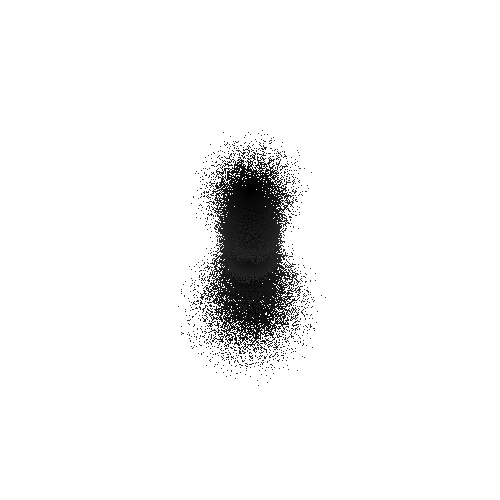
Frame 1 (no input)
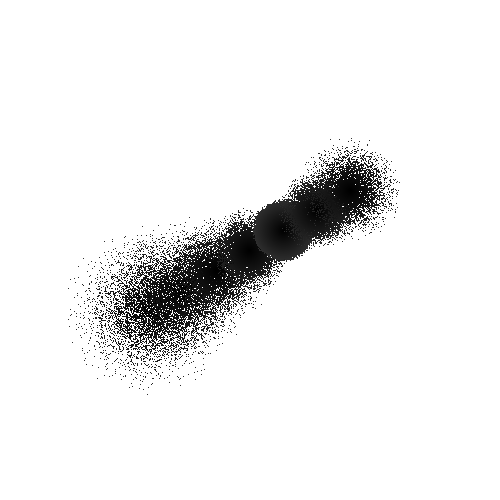
Frame 60 (the mouse pressed at the canvas centre just before this capture)
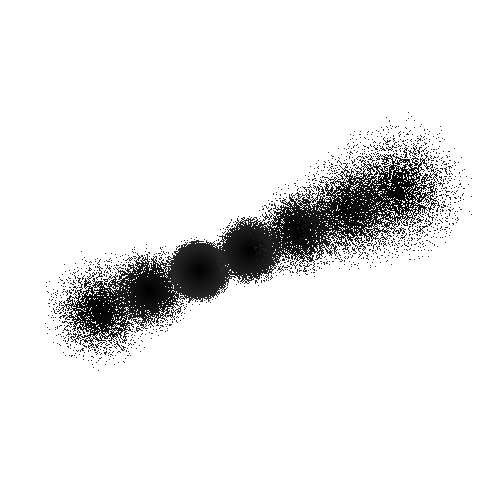
Frame 120 (the mouse held since frame 60 and released just before this capture)

The Processing sketch that drew these frames (run headless with seeded random() and noise(); from frame 60 on, the mouse is pressed at the canvas centre):

// Processing sketch: day_11
// ── day_11.pde
import java.util.List;

float margin = 50;

List<Circle> circles;
float offset = 0;
int nCircles = 7;


class Circle {
  int x, y, radius;
  
  Circle(int x, int y, int radius) {
    this.x = x;
    this.y = y;
    this.radius = radius;
  }
  
  void display(float depth) {
    // Go through every pixel enclosing the circle and the depth
    for (int i = int(x - radius - depth); i < x + radius + depth; i++) {
      for (int j = int(y - radius - depth); j < y + radius + depth; j++) {
        // Compute the distance from the center
        float dist = dist(i, j, x, y);
        
        // If the pixel is in the circle +/- random value (responsible for the blur)
        if (dist < random(radius - depth, radius) + random(depth)) {
          // Color it in black
          pixels[i + j * width] = color(map(dist, 0, radius + depth, 0, 50), 30);
        }
      }
    }
  }
}


void setup() {
  size(500, 500);
  
  // Create the circles
  circles = new ArrayList<Circle>();
  
  for (int i = 0; i < nCircles; i++) {
    circles.add(new Circle(0, 0, 30));
  }
}

void draw() {
  background(255);
  
  // We are manipulating the pixels directly
  loadPixels();
  
  // The circle in focus is changing
  float currentCircle = ((sin(offset) + 1) / 2) * nCircles;
  
  // For every circle
  for (int i = 0; i < circles.size(); i++) {
    Circle circle = circles.get(i);
    
    // Compute the offset between each circles on x and y
    float xOffset = sin(offset / 4) * 50;
    float yOffset = 20;
    int startX = int(width / 2 - (nCircles / 2) * xOffset);
    int startY = int(height / 2 + (nCircles / 2) * yOffset);
    
    // Change their location
    circle.x = int(startX + i * xOffset);
    circle.y = int(startY - i * yOffset);
    
    // The distance from the focus point
    float distToFocus = abs(currentCircle - i);
    
    // Display the circle according to that distance
    circle.display(map(distToFocus, 0, nCircles, 0, 1) * 100);
  }
  updatePixels();
  
  // Increase the offset
  offset += 0.05;
}
